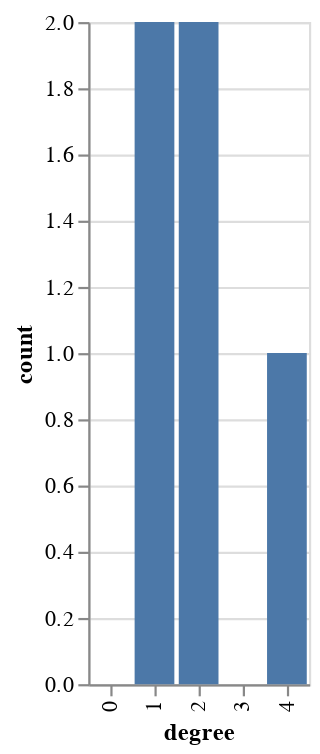

Source (notebook cell):
### Code cell
import altair as alt
alt.renderers.enable('default')
alt.Chart(df).mark_bar().encode(x='degree:N', y='count')

### Figure 1 — Vega-Lite specification as saved in the notebook (floating-point values rounded to 4 significant figures)
{"config": {"view": {"continuousWidth": 400, "continuousHeight": 300}}, "data": {"name": "data-706ebbe0d2b657a8a04c6de812d2aad6"}, "mark": "bar", "encoding": {"x": {"type": "nominal", "field": "degree"}, "y": {"type": "quantitative", "field": "count"}}, "$schema": "https://vega.github.io/schema/vega-lite/v4.0.2.json", "datasets": {"data-706ebbe0d2b657a8a04c6de812d2aad6": [{"degree": 0, "count": 0}, {"degree": 1, "count": 2}, {"degree": 2, "count": 2}, {"degree": 3, "count": 0}, {"degree": 4, "count": 1}]}}
